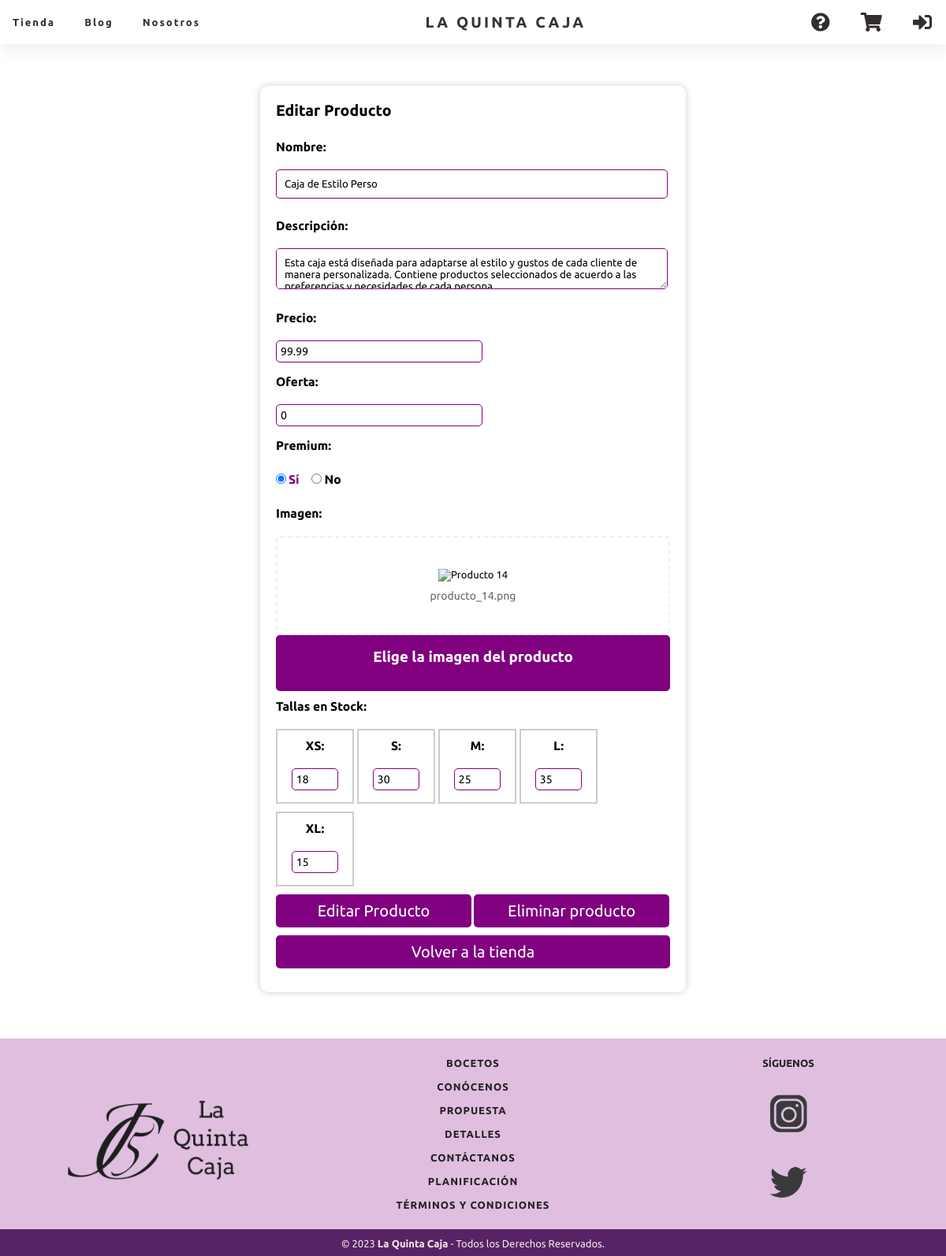
/editarProd.php?id=14, run on an earlier commit of the app's database.
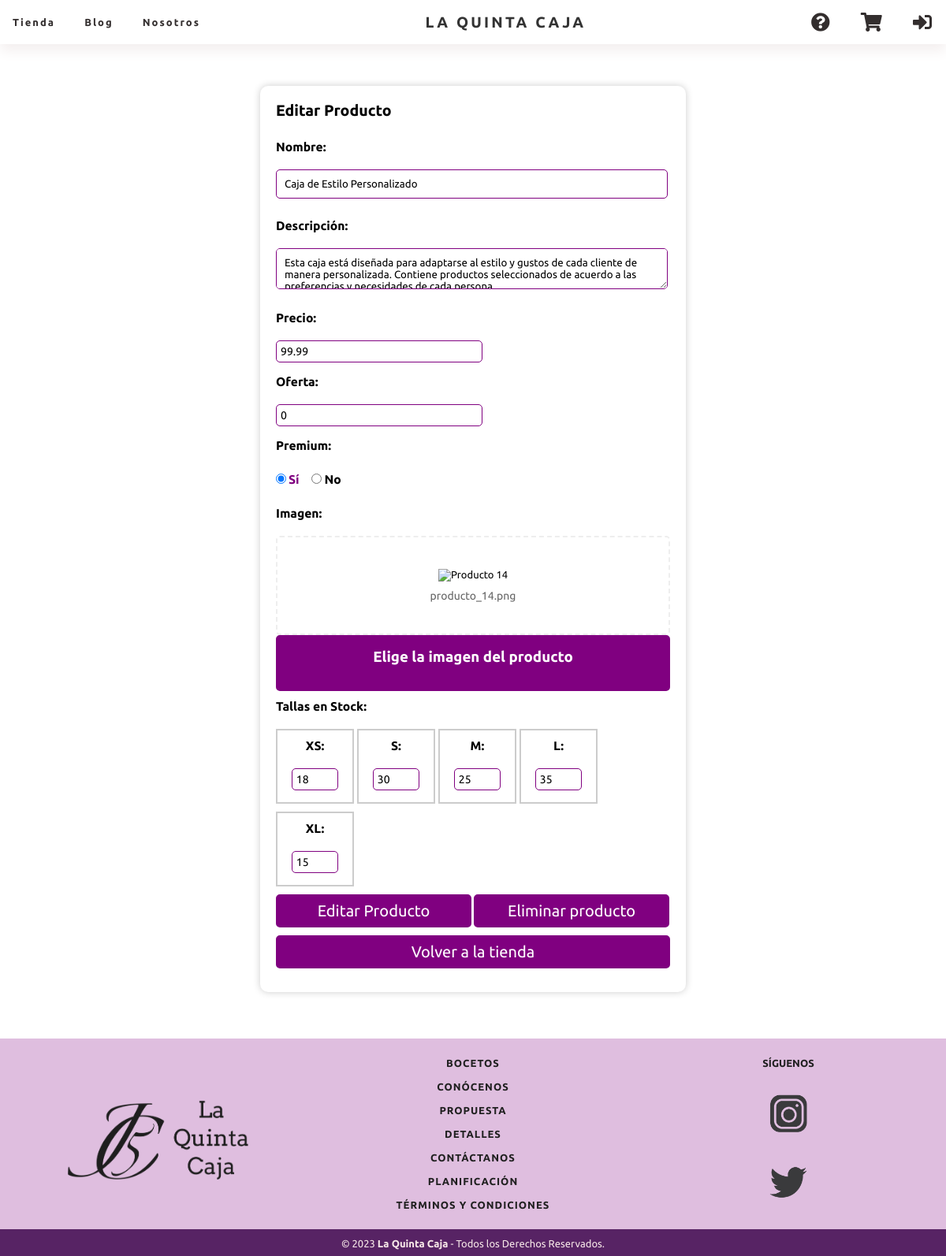
And on a later commit of the database.
### tables this page shows
CREATE TABLE `productos` (
  `id` int(10) UNSIGNED NOT NULL,
  `nombre` varchar(80) NOT NULL,
  `descripcion` text NOT NULL,
  `precio` float UNSIGNED NOT NULL,
  `oferta` float UNSIGNED NOT NULL,
  `premium` tinyint(1) NOT NULL,
  `stockXS` int(10) UNSIGNED NOT NULL,
  `stockS` int(10) UNSIGNED NOT NULL,
  `stockM` int(10) UNSIGNED NOT NULL,
  `stockL` int(10) UNSIGNED NOT NULL,
  `stockXL` int(10) UNSIGNED NOT NULL
);

### includes/Producto.php (called while the page is built, shortened)
<?php
class Producto
{
    private $id;
    private $nombre;
    private $descripcion;
    private $precio;
	private $oferta;
    private $stockXS;
    private $stockS;
    private $stockM;
    private $stockL;
    private $stockXL;
    public function __construct($id=null, $nombre, $descripcion, $precio, $oferta, $premium, $stockXS,$stockS,$stockM,$stockL,$stockXL)
    {
        $this->id = $id;
        $this->nombre = $nombre;
        $this->descripcion = $descripcion;
        $this->precio = $precio;
		$this->oferta = $oferta;
        $this->stockXS=$stockXS;
        $this->stockS=$stockS;
        $this->stockM=$stockM;
        $this->stockL=$stockL;
        $this->stockXL=$stockXL;
    }
	public static function buscaPorId($idProducto)
    {
        $ProductoDAO= new ProductoDAO();
        return $ProductoDAO->buscaPorId($idProducto);
    }
    public function getId()
    {
        return $this->id;
    }
    public function getDescripcion()
    {
        return $this->descripcion;
    }
    public function getNombre()
    {
        return $this->nombre;
    }
    public function getPrecio()
    {
        return $this->precio;
    }
    public function getStockXS()
    {
        return $this->stockXS;
    }
    public function getStockS()
    {
        return $this->stockS;
    }
    public function getStockM()
    {
        return $this->stockM;
    }
    public function getStockL()
    {
        return $this->stockL;
    }
    public function getStockXL()
    {
        return $this->stockXL;
    }
	 public function getOferta()
    {
        return $this->oferta;
    }
}
?>

### includes/ProductoDAO.php (called while the page is built, shortened)
<?php
class ProductoDAO
{
    private $conn;
    public function __construct()
    {
        $this->conn = Aplicacion::getInstance()->getConexionBd();
    }
    public function buscaPorId($idProducto)
    {
        $query = sprintf("SELECT * FROM productos WHERE id=%d", $idProducto);
        $rs = $this->conn->query($query);
        if ($rs->num_rows>0) {
            $fila = $rs->fetch_assoc();
            if($fila){
            $prod = new Producto($fila['id'], $fila['nombre'], $fila['descripcion'], $fila['precio'], $fila['oferta'], $fila['premium'],
            $fila['stockXS'], $fila['stockS'], $fila['stockM'], $fila['stockL'], $fila['stockXL']);
            return $prod;
            }
        } else {
            error_log("Error BD ({$this->conn->errno}): {$this->conn->error}");
        }
        return false;
    }
}
?>

### includes/Aplicacion.php (called while the page is built, shortened)
<?php
class Aplicacion
{
	private $bdDatosConexion;
	private $inicializada = false;
	private $conn;
	public function init($bdDatosConexion)
	{
        if ( ! $this->inicializada ) {
    	    $this->bdDatosConexion = $bdDatosConexion;
    		$this->inicializada = true;
        }
	}
	public function getConexionBd()
	{
		if (! $this->conn ) {
			$bdHost = $this->bdDatosConexion['host'];
			$bdUser = $this->bdDatosConexion['user'];
			$bdPass = $this->bdDatosConexion['pass'];
			$bd = $this->bdDatosConexion['bd'];
			$conn = new \mysqli($bdHost, $bdUser, $bdPass, $bd);
			$this->conn = $conn;
		}
		return $this->conn;
	}
}
?>

### includes/FormularioEditarProducto.php (the view, shortened to what the changed rows need)
<?php
class FormularioEditarProducto extends Formulario
{
	 private $producto;
	 public function setProducto($producto) {
        $this->producto=$producto;
    }
    protected function generaCamposFormulario(&$datos)
    {
		$htmlErroresGlobales = self::generaListaErroresGlobales($this->errores);
		$erroresCampos = self::generaErroresCampos(['nombre', 'precio', 'imagen'], $this->errores, 'span', array('class' => 'error'));
		if($this->producto->getPremium()) {
			$checkedSi = 'checked';
			$checkedNo = '';
		} else {
			$checkedNo = 'checked';
			$checkedSi = '';
		}
		$html=<<<EOF
		$htmlErroresGlobales
		<div class="product-form">
			<fieldset>
				<input type="hidden" name="id" value="{$this->producto->getId()}">
				<div>
					<p><input id="nombre" type="text" name="nombre" value="{$this->producto->getNombre()}"></p>
					{$erroresCampos['nombre']}
				</div>
				<div>
					 <p><textarea id="descripcion" name="descripcion">{$this->producto->getDescripcion()}</textarea></p>
				</div>
				<div>
					<p><input id="precio" class="quantity" type="number" step="0.01" min="0" name="precio" value="{$this->producto->getPrecio()}"></p>
					{$erroresCampos['precio']}
				</div>
				<div>
					<p><input id="oferta" class="quantity" type="number" step="0.01" min="0" max = 100 name="oferta" value="{$this->producto->getOferta()}" required></p>
				</div>
				    <input type="radio" id="si" name="premium" value="1" $checkedSi>
				    <input type="radio" id="no" name="premium" value="0" $checkedNo>
				<div>
					<div id='subir-archivo1' class='subir-archivo1'>
						<img src='img/producto_{$this->producto->getId()}.png' alt='Producto {$this->producto->getId()}'>
						<p>producto_{$this->producto->getId()}.png <p>
					</div>
					{$erroresCampos['imagen']}
				</div>
				<div>
					<ul class="tallas">
						<li>
							<label class="talla" for="tallaXS">XS:</label>
							<input id="tallaXS" class="quantity" type="number" min="0" max="500" name="XS" value="{$this->producto->getStockXS()}">
						</li>
						<li>
							<label class="talla" for="tallaS">S:</label>
							<input id="tallaS" class="quantity" type="number" min="0" max="500" name="S" value="{$this->producto->getStockS()}">
						</li>
						<li>
							<label class="talla" for="tallaM">M:</label>
							<input id="tallaM" class="quantity" type="number" min="0" max="500" name="M" value="{$this->producto->getStockM()}">
						</li>
						<li>
							<label class="talla" for="tallaL">L:</label>
							<input id="tallaL" class="quantity" type="number" min="0" max="500" name="L" value="{$this->producto->getStockL()}">
						</li>
						<li>
							<label class="talla" for="tallaXL">XL:</label>
							<input id="tallaXL" class="quantity" type="number" min="0" max="500" name="XL" value="{$this->producto->getStockXL()}">
						</li>
					</ul>
				</div>
			</fieldset>
		</div>
	EOF;
        return $html;
    }
}

What changed in the data, as far as the page shows it:
changed productos id 14: nombre "Caja de Estilo Perso" → "Caja de Estilo Personalizado"
